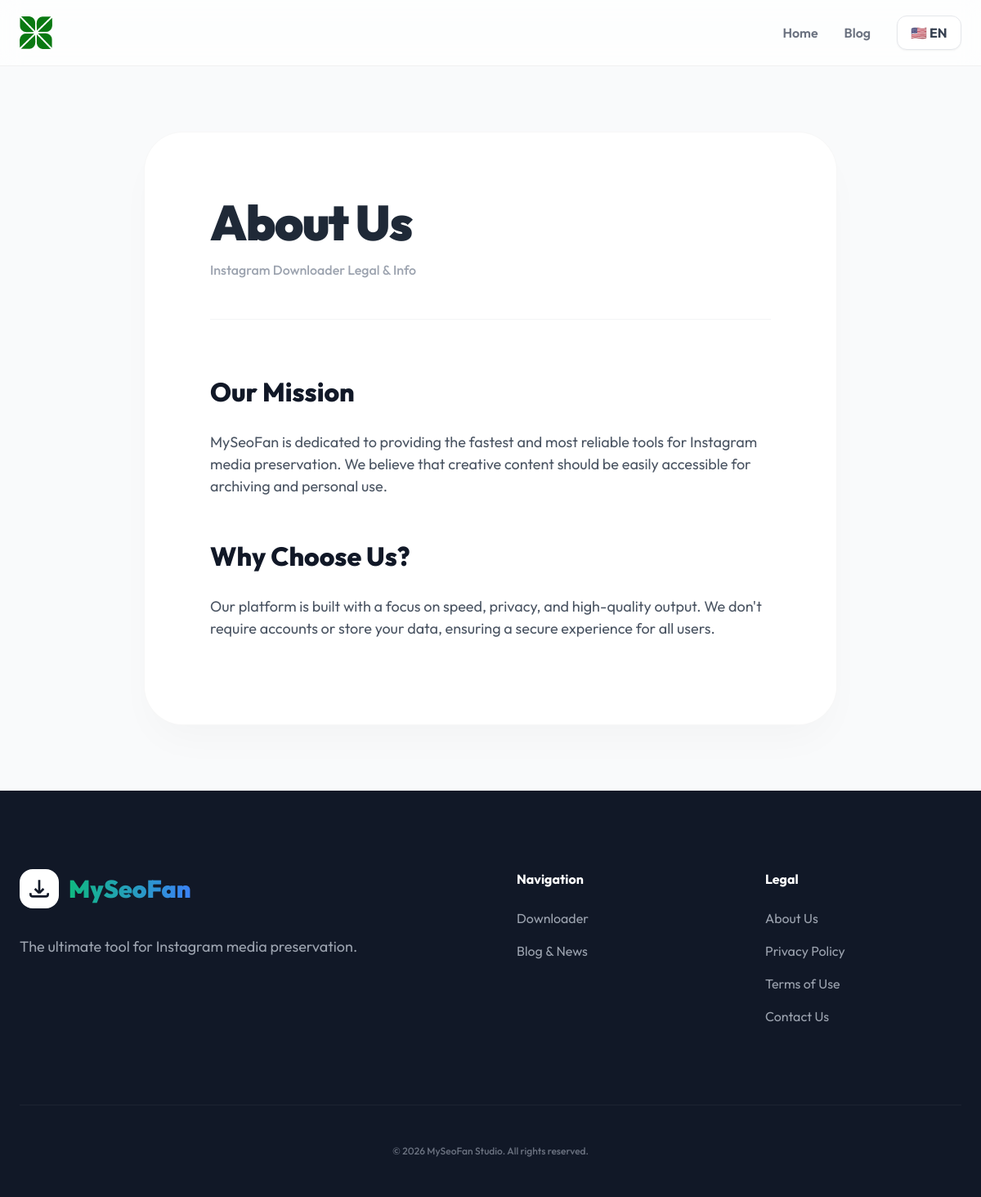
The page /page.php?slug=about-us&lang=en on the database its author committed.
### tables this page shows
CREATE TABLE site_settings (id INTEGER PRIMARY KEY AUTOINCREMENT, site_name TEXT, logo_path TEXT, favicon_path TEXT, header_code TEXT, footer_code TEXT);

CREATE TABLE pages (id INTEGER PRIMARY KEY AUTOINCREMENT, title TEXT, slug TEXT UNIQUE, content TEXT, lang_code TEXT DEFAULT 'en', meta_title TEXT, meta_description TEXT, translation_group TEXT);

### includes/db.php (called while the page is built, shortened)
<?php
function getSiteSettings($pdo)
{
    try {
        return $pdo->query("SELECT * FROM site_settings LIMIT 1")->fetch();
    } catch (\Exception $e) {
        return [];
    }
}
function getTranslations($pdo, $lang = 'en')
{
    try {
        $stmt = $pdo->prepare("SELECT t_key, t_value FROM translations WHERE lang_code = ?");
        $stmt->execute([$lang]);
        $rows = $stmt->fetchAll();
        $trans = [];
        foreach ($rows as $row) {
            $trans[$row['t_key']] = $row['t_value'];
        }
        return $trans;
    } catch (\Exception $e) {
        return [];
    }
}

### includes/SEO_Helper.php (called while the page is built, shortened)
<?php
class SEO_Helper
{
    public function __construct($pdo, $page = 'home', $lang = 'en')
    {
        $this->settings = getSiteSettings($pdo);
    }
}

### page.php (the view, shortened to what this page needs)
<?php
require_once 'includes/db.php';
require_once 'includes/SEO_Helper.php';
$slug = $_GET['slug'] ?? '';
$lang = $_GET['lang'] ?? 'en';
$stmt = $pdo->prepare("SELECT * FROM pages WHERE slug = ? AND lang_code = ?");
$stmt->execute([$slug, $lang]);
$page = $stmt->fetch();
$settings = getSiteSettings($pdo);
$translations = getTranslations($pdo, $lang);
$defaults = [
    'en' => [
        'home' => 'Home',
        'blog' => 'Blog'
    ],
    'id' => [
        'home' => 'Beranda',
        'blog' => 'Blog'
    ],
    'es' => [
        'home' => 'Inicio',
        'blog' => 'Blog'
    ],
    'fr' => [
        'home' => 'Accueil',
        'blog' => 'Blog'
    ],
    'de' => [
        'home' => 'Startseite',
        'blog' => 'Blog'
    ],
    'ja' => [
        'home' => 'ホーム',
        'blog' => 'ブログ'
    ]
];
$t = array_merge($defaults['en'], $defaults[$lang] ?? [], $translations);
$seoHelper = new SEO_Helper($pdo, 'page', $lang);
?>
<!DOCTYPE html>
<html lang="<?php echo $page['lang_code']; ?>">
<head>
    <script src="https://cdn.tailwindcss.com"></script>
</head>
<body class="flex flex-col min-h-screen">
    <header class="sticky top-0 z-50 glass-header">
        <div class="max-w-7xl mx-auto px-6 h-20 flex items-center justify-between">
            <a href="index.php?lang=<?php echo $lang; ?>" class="flex items-center gap-3 group">
                <div class="flex items-center">
                    <?php if (!empty($settings['logo_path'])): ?>
                        <img src="<?php echo htmlspecialchars($settings['logo_path']); ?>" class="h-10 w-auto"
                            alt="<?php echo htmlspecialchars($settings['site_name']); ?>">
                    <?php endif; ?>
                </div>
            </a>
            <nav class="hidden md:flex items-center gap-8 font-semibold text-gray-500">
                <a href="index.php?lang=<?php echo $lang; ?>"
                    class="hover:text-emerald-600 transition-colors py-1"><?php echo $t['home']; ?></a>
                <a href="blog.php?lang=<?php echo $lang; ?>"
                    class="hover:text-emerald-600 transition-colors py-1"><?php echo $t['blog']; ?></a>
                <div class="relative group">
                    <select onchange="location.href = this.value"
                        class="appearance-none bg-white border border-gray-200 text-gray-700 font-bold py-2 px-4 rounded-xl outline-none focus:border-emerald-500 transition-all cursor-pointer shadow-sm">
                        <?php
                        $langs = ['en' => '🇺🇸 EN', 'id' => '🇮🇩 ID', 'es' => '🇪🇸 ES', 'fr' => '🇫🇷 FR', 'de' => '🇩🇪 DE', 'ja' => '🇯🇵 JA'];
                        foreach ($langs as $code => $label):
                            $targetUrl = "page.php?slug=$slug&lang=$code";
                            ?>
                            <option value="<?php echo $targetUrl; ?>" <?php echo $lang === $code ? 'selected' : ''; ?>>
                                <?php echo $label; ?>
                            </option>
                        <?php endforeach; ?>
                    </select>
                </div>
            </nav>
        </div>
    </header>
    <main class="flex-1 max-w-4xl mx-auto px-6 py-20">
        <div class="page-card p-10 md:p-20">
            <header class="mb-16 border-b border-gray-100 pb-12">
                <h1 class="text-4xl md:text-6xl font-black tracking-tight leading-tight mb-4">
                    <?php echo htmlspecialchars($page['title']); ?>
                </h1>
                <p class="text-gray-400 font-medium"><?php echo htmlspecialchars($settings['site_name']); ?> Legal &
                    Info</p>
            </header>
            <div class="prose max-w-none text-gray-600">
                <?php echo $page['content']; ?>
            </div>
        </div>
    </main>
    <footer class="bg-gray-900 text-white mt-auto pt-24 pb-12">
        <div class="max-w-7xl mx-auto px-6">
            <div class="grid md:grid-cols-4 gap-16 mb-24">
                <div class="col-span-2">
                    <div class="flex items-center gap-3 mb-8">
                        <div class="w-12 h-12 bg-white rounded-2xl flex items-center justify-center text-gray-900"><svg
                                class="w-8 h-8" fill="none" stroke="currentColor" viewBox="0 0 24 24">
                                <path stroke-width="2"
                                    d="M4 16v1a2 2 0 002 2h12a2 2 0 002-2v-1m-4-4l-4 4m0 0l-4-4m4 4V4" />
                            </svg></div>
                        <h4 class="text-3xl font-black hero-title">MySeoFan</h4>
                    </div>
                    <p class="text-gray-400 text-lg leading-relaxed max-w-md">
                        <?php echo htmlspecialchars($t['footer_desc'] ?? 'The ultimate tool for Instagram media preservation.'); ?>
                    </p>
                </div>
                <div>
                    <h4 class="text-white font-bold mb-6">Navigation</h4>
                    <ul class="space-y-4 text-gray-400">
                        <li><a href="index.php?lang=<?php echo $lang; ?>" class="hover:text-emerald-400">Downloader</a>
                        </li>
                        <li><a href="blog.php?lang=<?php echo $lang; ?>" class="hover:text-emerald-400">Blog & News</a>
                        </li>
                    </ul>
                </div>
                <div>
                    <h4 class="text-white font-bold mb-6">Legal</h4>
                    <ul class="space-y-4 text-gray-400">
                        <li><a href="page.php?slug=<?php echo ($lang == 'id' ? 'tentang-kami' : ($lang == 'ja' ? 'about-us-ja' : 'about-us')); ?>&lang=<?php echo $lang; ?>"
                                class="hover:text-emerald-400">About Us</a></li>
                        <li><a href="page.php?slug=<?php echo ($lang == 'id' ? 'kebijakan-privasi' : 'privacy-policy'); ?>&lang=<?php echo $lang; ?>"
                                class="hover:text-emerald-400">Privacy Policy</a></li>
                        <li><a href="page.php?slug=<?php echo ($lang == 'id' ? 'syarat-dan-ketentuan' : 'terms-of-service'); ?>&lang=<?php echo $lang; ?>"
                                class="hover:text-emerald-400">Terms of Use</a></li>
                        <li><a href="page.php?slug=<?php echo ($lang == 'id' ? 'hubungi-kami' : 'contact-us'); ?>&lang=<?php echo $lang; ?>"
                                class="hover:text-emerald-400">Contact Us</a></li>
                    </ul>
                </div>
            </div>
            <div class="border-t border-white/5 pt-12 text-center text-gray-500 font-medium text-xs">
                &copy; <?php echo date('Y'); ?> MySeoFan Studio. All rights reserved.
            </div>
        </div>
    </footer>
</body>
</html>

### page.php (style rules this page uses)
:root { --primary: #10b981; --primary-dark: #059669; --accent: #3b82f6; }
body { font-family: 'Outfit', sans-serif; background: #f9fafb; color: #1f2937; line-height: 1.8; }
.glass-header { background: rgba(255, 255, 255, 0.7); backdrop-filter: blur(12px); border-bottom: 1px solid rgba(0, 0, 0, 0.05); }
.page-card { background: white; border-radius: 3rem; border: 1px solid rgba(0, 0, 0, 0.03); box-shadow: 0 25px 50px -12px rgba(0, 0, 0, 0.03); }
.prose h2 { font-size: 2rem; font-weight: 800; margin-top: 3rem; margin-bottom: 1.5rem; color: #111827; }
.prose p { margin-bottom: 1.5rem; font-size: 1.125rem; color: #4b5563; }
.hero-title { background: linear-gradient(to right, var(--primary), var(--accent)); -webkit-background-clip: text; -webkit-text-fill-color: transparent; }

### rows shown on the page
site_settings: logo_path (picture), site_name "Instagram Downloader"
pages: title "About Us", content "Our Mission MySeoFan is dedicated to providing the fastest and most reliable tools for Instagram media preservation. We believe that creative content should be easily accessible for archiving and personal use. Why Choose Us? Our platform is built with a focus on speed, privacy, and high-quality output. We don't require accounts or store your data, ensuring a secure experience for all users."

### other values the page prints
$t['home'] "Home"
$t['blog'] "Blog"
$t['footer_desc'] "The ultimate tool for Instagram media preservation."
form field value "🇺🇸 EN"
